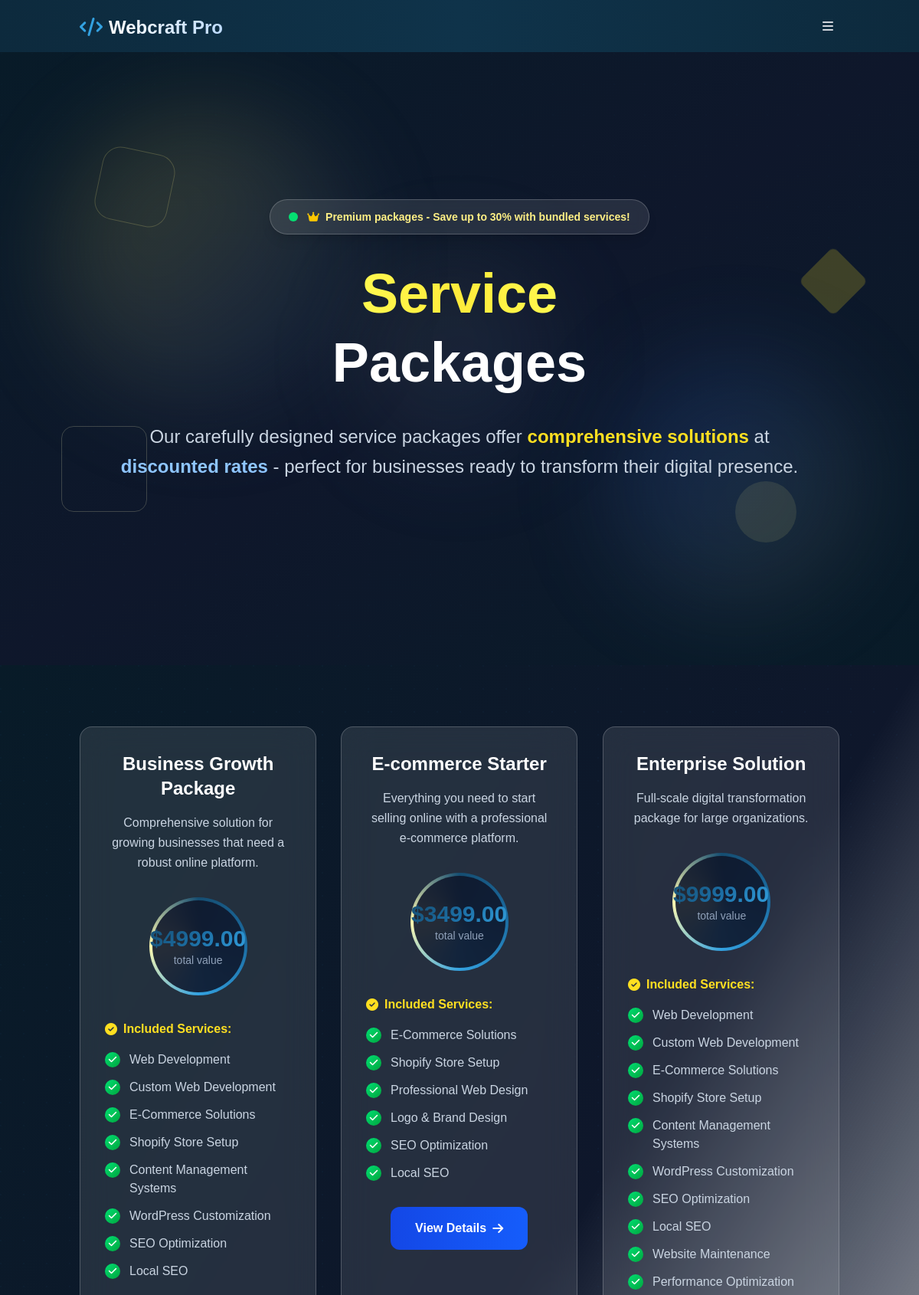
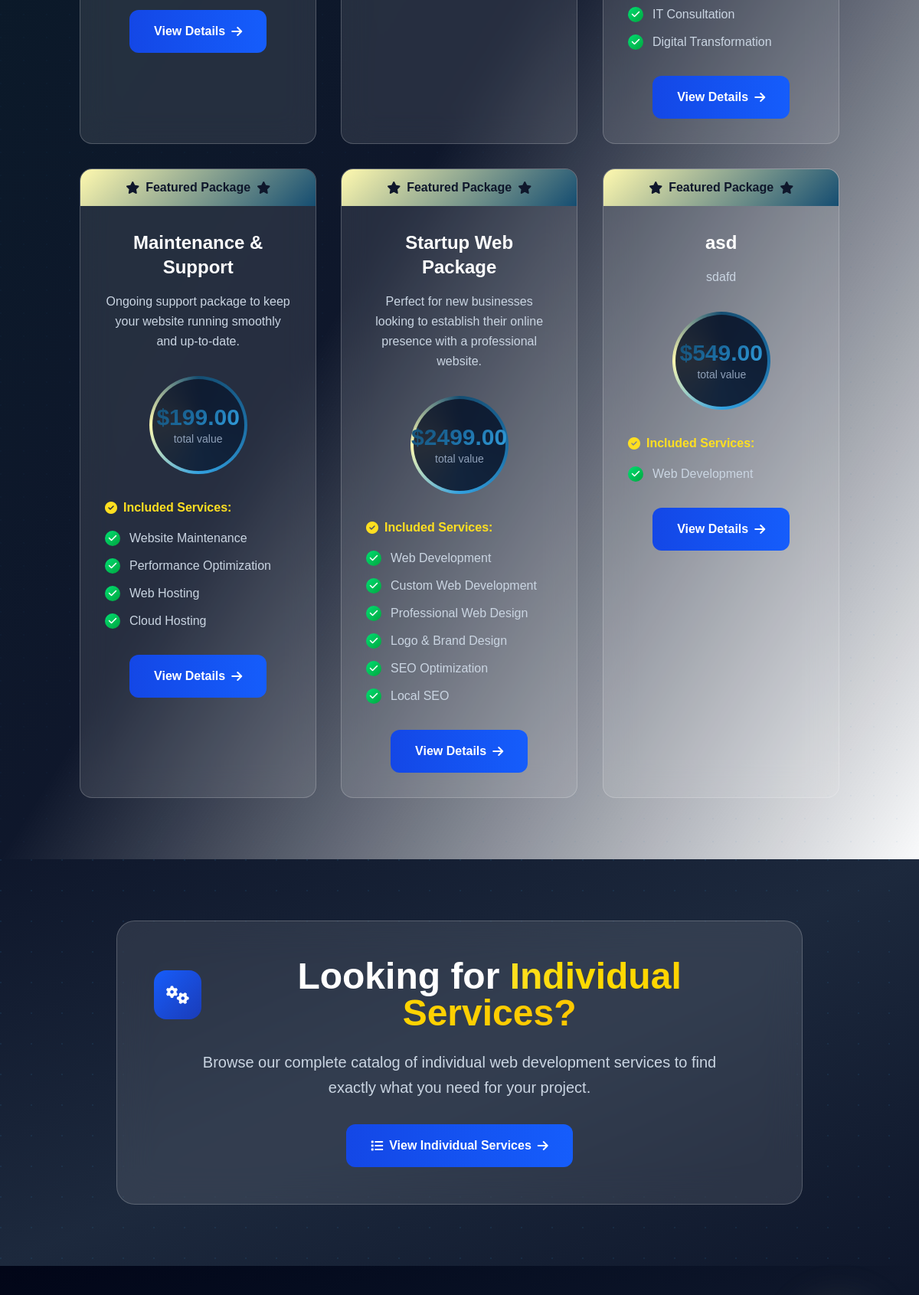
The app's page /services/packages/ (signed in, upper part) with its own data (2 pictures, top to bottom).
### services/models.py (models this page shows, shortened)
class ServicePackage(models.Model):
    name = models.CharField(max_length=255)
    slug = models.SlugField(unique=True, blank=True)
    description = models.TextField()
    price = models.DecimalField(max_digits=10, decimal_places=2)
    services = models.ManyToManyField(Service, through='PackageService')
    is_featured = models.BooleanField(default=False)
    is_active = models.BooleanField(default=True)
    display_order = models.PositiveIntegerField(default=0)
    created_at = models.DateTimeField(auto_now_add=True)
    updated_at = models.DateTimeField(auto_now=True)
    class Meta:
        ordering = ['display_order', 'name']

class PackageService(models.Model):
    package = models.ForeignKey(ServicePackage, on_delete=models.CASCADE)
    service = models.ForeignKey(Service, on_delete=models.CASCADE)
    custom_description = models.TextField(blank=True, null=True)

class Service(models.Model):
    SERVICE_CATEGORY_CHOICES = [
        ('web_development', 'Web Development'),
        ('web_design', 'Web Design'),
        ('ecommerce', 'E-Commerce Solutions'),
        ('cms', 'Content Management Systems'),
        ('seo', 'Search Engine Optimization'),
        ('maintenance', 'Website Maintenance'),
        ('hosting', 'Web Hosting'),
        ('consultation', 'IT Consultation'),
    ]
    name = models.CharField(max_length=255)
    slug = models.SlugField(unique=True, blank=True)
    category = models.CharField(max_length=50, choices=SERVICE_CATEGORY_CHOICES)
    short_description = models.CharField(max_length=255)
    description = models.TextField()
    base_price = models.DecimalField(max_digits=10, decimal_places=2)
    is_recurring = models.BooleanField(default=False)
    recurring_period = models.CharField(max_length=20, blank=True, null=True,
                                       choices=[('monthly', 'Monthly'), ('yearly', 'Yearly')])
    icon = models.CharField(max_length=50, blank=True, null=True, help_text="Font Awesome icon name")
    image = models.ImageField(upload_to='services/', blank=True, null=True)
    features = models.TextField(blank=True, null=True, help_text="Enter features separated by new lines")
    is_featured = models.BooleanField(default=False)
    is_active = models.BooleanField(default=True)
    display_order = models.PositiveIntegerField(default=0)
    created_at = models.DateTimeField(auto_now_add=True)
    updated_at = models.DateTimeField(auto_now=True)
    class Meta:
        ordering = ['display_order', 'name']

### services/views.py (the view)
# urls.py: path('packages/', views.package_list, name='package_list'),
def package_list(request):
    packages = ServicePackage.objects.filter(is_active=True).order_by('display_order', 'name')
    context = {
        'packages': packages,
    }
    return render(request, 'services/package_list.html', context)

### core/context_processors.py (called while the page is built)
def site_settings(request):
    site_setting = SiteSetting.objects.first()
    if site_setting:
        return {
            "site_name": site_setting.site_name,
            "facebook": site_setting.facebook,
            "twitter": site_setting.twitter,
            "instagram": site_setting.instagram,
            "linkedin": site_setting.linkedin,
            "mail": site_setting.contact_email,
            "tel": site_setting.contact_phone,
            "address": site_setting.address,
            "logo": site_setting.logo,
            "about": site_setting.about,
        }
    return {}

### templates/services/package_list.html (shortened to what this page needs)
{% extends 'base.html' %}
{% load static %}
{% block extra_css %}
<link href="https://unpkg.com/aos@2.3.1/dist/aos.css" rel="stylesheet">
{% endblock %}
{% block content %}
<section class="relative overflow-hidden min-h-screen flex items-center bg-gradient-to-br from-primary-950 via-slate-900 to-primary-950">
  <div class="absolute inset-0 overflow-hidden pointer-events-none">
    <div class="absolute top-20 left-20 w-96 h-96 bg-gradient-to-br from-yellow-300/20 to-blue-800/10 rounded-full blur-3xl animate-float"></div>
    <div class="absolute bottom-20 right-20 w-80 h-80 bg-gradient-to-br from-blue-700/20 to-yellow-200/10 rounded-full blur-3xl animate-float" style="animation-delay: 8s;"></div>
    <div class="absolute top-1/2 left-1/2 transform -translate-x-1/2 -translate-y-1/2 w-64 h-64 bg-gradient-to-br from-yellow-200/10 to-blue-800/10 rounded-full blur-3xl animate-float" style="animation-delay: 4s;"></div>
  </div>
  <div class="absolute inset-0 opacity-5">
    <div class="absolute inset-0" style="background-image: radial-gradient(circle at 2px 2px, #154D71 1px, transparent 0); background-size: 40px 40px;"></div>
  </div>
  <div class="absolute inset-0 overflow-hidden pointer-events-none">
    <div class="absolute top-32 left-32 w-24 h-24 border border-yellow-200/20 rounded-3xl rotate-12 animate-float"></div>
    <div class="absolute bottom-40 right-40 w-20 h-20 bg-yellow-200/10 rounded-full animate-float" style="animation-delay: 6s;"></div>
    <div class="absolute top-1/3 right-20 w-16 h-16 bg-yellow-300/20 rounded-lg rotate-45 animate-float" style="animation-delay: 10s;"></div>
    <div class="absolute bottom-1/4 left-20 w-28 h-28 border border-yellow-100/20 rounded-2xl animate-float" style="animation-delay: 14s;"></div>
  </div>
  <div class="container mx-auto px-4 text-center relative z-10">
    <div class="inline-flex items-center px-6 py-3 bg-white/10 backdrop-blur-sm rounded-full text-sm font-semibold text-yellow-200 mb-8 shadow-lg border border-white/20" data-aos="fade-down">
      <div class="w-3 h-3 bg-green-400 rounded-full mr-3 animate-pulse"></div>
      <i class="fas fa-crown mr-2 text-yellow-400"></i>
      Premium packages - Save up to 30% with bundled services!
    </div>
    <h1 class="text-5xl md:text-6xl lg:text-7xl font-extrabold mb-8 leading-tight" data-aos="fade-up" data-aos-delay="200">
      <span class="bg-gradient-to-r from-yellow-300 via-yellow-100 to-yellow-400 bg-clip-text text-transparent" style="background: linear-gradient(to right, #FFF94F, #FFEB3B, #FFF94F); -webkit-background-clip: text; -webkit-text-fill-color: transparent; background-clip: text;">
      </span>
      <br>
      <span class="text-white">Packages</span>
    </h1>
    <p class="text-xl md:text-2xl text-slate-300 max-w-4xl mx-auto leading-relaxed mb-12" data-aos="fade-up" data-aos-delay="400">
      Our carefully designed service packages offer
      <span class="text-yellow-300 font-semibold">comprehensive solutions</span>
      at <span class="text-blue-300 font-semibold">discounted rates</span> -
      perfect for businesses ready to transform their digital presence.
    </p>
  </div>
</section>
<section class="py-20 bg-gradient-to-br from-primary-950 via-slate-900 to-primary -950 relative">
    <div class="absolute inset-0 opacity-5" style="background-image: radial-gradient(circle at 1px 1px, #1C6EA4 1px, transparent 0); background-size: 30px 30px;"></div>
    <div class="container mx-auto px-4 relative z-10">
        {% if packages %}
            <div class="grid grid-cols-1 md:grid-cols-2 lg:grid-cols-3 gap-8 max-w-7xl mx-auto">
                {% for package in packages %}
                    <div class="package-card rounded-2xl overflow-hidden relative group" data-aos="fade-up" data-aos-delay="{% cycle '100' '200' '300' %}">
                        {% if package.is_featured %}
                            <div class="featured-badge text-slate-900 text-center py-3 font-bold relative overflow-hidden">
                                <span class="relative z-10 flex items-center justify-center gap-2">
                                    <i class="fas fa-star"></i>
                                    Featured Package
                                    <i class="fas fa-star"></i>
                                </span>
                            </div>
                        {% endif %}
                        <div class="p-8 text-white">
                            <div class="text-center mb-8">
                                <h3 class="text-2xl font-bold mb-4 group-hover:text-yellow-300 transition-colors duration-300">{{ package.name }}</h3>
                                <p class="text-slate-300 leading-relaxed">{{ package.description|truncatewords:30 }}</p>
                            </div>
                            <div class="flex justify-center mb-8">
                                <div class="price-circle w-32 h-32 rounded-full flex items-center justify-center p-1">
                                    <div class="bg-slate-900/90 w-full h-full rounded-full flex flex-col items-center justify-center backdrop-blur-sm">
                                        <span class="text-3xl font-bold gradient-text">${{ package.price }}</span>
                                        <span class="text-sm text-slate-400">total value</span>
                                    </div>
                                </div>
                            </div>
                            <div class="mb-8">
                                <h4 class="font-bold text-yellow-300 mb-4 flex items-center gap-2">
                                    <i class="fas fa-check-circle"></i>
                                    Included Services:
                                </h4>
                                <ul class="space-y-3">
                                    {% for ps in package.packageservice_set.all %}
                                        <li class="flex items-start group-hover:text-slate-200 transition-colors duration-300">
                                            <div class="w-5 h-5 bg-gradient-to-br from-green-400 to-green-600 rounded-full flex items-center justify-center mr-3 mt-0.5 flex-shrink-0">
                                                <i class="fas fa-check text-white text-xs"></i>
                                            </div>
                                            <span class="text-slate-300">{{ ps.service.name }}</span>
                                        </li>
                                    {% endfor %}
                                </ul>
                            </div>
                            <div class="flex justify-center">
                                <a href="{% url 'services:package_detail' package.slug %}"
                                   class="inline-flex items-center gap-2 bg-gradient-to-r from-blue-700 to-blue-600 hover:from-blue-800 hover:to-blue-700 text-white font-bold py-4 px-8 rounded-xl transition-all duration-300 transform hover:scale-105 hover:shadow-lg hover:shadow-blue-500/25 relative overflow-hidden group">
                                    <span class="relative z-10">View Details</span>
                                    <i class="fas fa-arrow-right relative z-10 group-hover:translate-x-1 transition-transform duration-300"></i>
                                </a>
                            </div>
                        </div>
                    </div>
                {% endfor %}
            </div>
        {% endif %}
    </div>
</section>
<section class="py-20 bg-gradient-to-br from-slate-900 via-slate-800 to-slate-900 relative">
    <div class="container mx-auto px-4 text-center relative z-10">
        <div class="bg-white/10 backdrop-blur-xl border border-white/20 rounded-3xl p-12 max-w-4xl mx-auto" data-aos="fade-up">
            <div class="flex items-center justify-center mb-6">
                <div class="w-16 h-16 bg-gradient-to-br from-blue-600 to-blue-800 rounded-2xl flex items-center justify-center mr-4">
                    <i class="fas fa-cogs text-white text-2xl"></i>
                </div>
                <h2 class="text-4xl md:text-5xl font-bold text-white">
                    Looking for
                    <span class="bg-gradient-to-r from-yellow-300 to-yellow-400 bg-clip-text text-transparent">
                    </span>
                </h2>
            </div>
            <p class="text-xl text-slate-300 mb-8 max-w-2xl mx-auto leading-relaxed">
                Browse our complete catalog of individual web development services to find exactly what you need for your project.
            </p>
            <a href="{% url 'services:list' %}"
               class="inline-flex items-center gap-2 bg-gradient-to-r from-blue-700 to-blue-600 hover:from-blue-800 hover:to-blue-700 text-white font-bold py-4 px-8 rounded-xl transition-all duration-300 transform hover:scale-105 hover:shadow-lg hover:shadow-blue-500/25 relative overflow-hidden group">
                <i class="fas fa-list relative z-10"></i>
                <span class="relative z-10">View Individual Services</span>
                <i class="fas fa-arrow-right relative z-10 group-hover:translate-x-1 transition-transform duration-300"></i>
            </a>
        </div>
    </div>
</section>
<section class="py-20 bg-gradient-to-br from-slate-950 via-slate-900 to-slate-950 relative">
    <div class="absolute inset-0 pointer-events-none">
    </div>
</section>
{% endblock %}

### templates/services/package_list.html (style rules this page uses)
.animate-float { animation: float 6s ease-in-out infinite; }
.package-card { background: rgba(255, 255, 255, 0.1); backdrop-filter: blur(20px); border: 1px solid rgba(255, 255, 255, 0.2); transition: all 0.4s cubic-bezier(0.175, 0.885, 0.32, 1.275); }
.featured-badge { background: linear-gradient(135deg, #FFF9AF, #154D71); animation: gradientShift 4s ease infinite; }
.gradient-text { background: linear-gradient(135deg, #154D71, #1C6EA4, #33A1E0); -webkit-background-clip: text; -webkit-text-fill-color: transparent; background-clip: text; }
.price-circle { background: conic-gradient(from 0deg, #154D71, #1C6EA4, #33A1E0, #FFF9AF, #154D71); }

### records on screen
ServicePackage: name "Business Growth Package", description "Comprehensive solution for growing businesses that need a robust online platform.", price "4999.00"
PackageService: service.name "Web Development"
PackageService: service.name "Custom Web Development"
PackageService: service.name "E-Commerce Solutions"
PackageService: service.name "Shopify Store Setup"
PackageService: service.name "Content Management Systems"
PackageService: service.name "WordPress Customization"
PackageService: service.name "SEO Optimization"
PackageService: service.name "Local SEO"
ServicePackage: name "E-commerce Starter", description "Everything you need to start selling online with a professional e-commerce platform.", price "3499.00"
PackageService: service.name "E-Commerce Solutions"
PackageService: service.name "Shopify Store Setup"
PackageService: service.name "Professional Web Design"
PackageService: service.name "Logo & Brand Design"
PackageService: service.name "SEO Optimization"
PackageService: service.name "Local SEO"
ServicePackage: name "Enterprise Solution", description "Full-scale digital transformation package for large organizations.", price "9999.00"
PackageService: service.name "Web Development"
PackageService: service.name "Custom Web Development"
PackageService: service.name "E-Commerce Solutions"
PackageService: service.name "Shopify Store Setup"
PackageService: service.name "Content Management Systems"
PackageService: service.name "WordPress Customization"
PackageService: service.name "SEO Optimization"
PackageService: service.name "Local SEO"
PackageService: service.name "Website Maintenance"
PackageService: service.name "Performance Optimization"
PackageService: service.name "IT Consultation"
PackageService: service.name "Digital Transformation"
ServicePackage: is_featured True (drawn), name "Maintenance & Support", description "Ongoing support package to keep your website running smoothly and up-to-date.", price "199.00"
PackageService: service.name "Website Maintenance"
PackageService: service.name "Performance Optimization"
PackageService: service.name "Web Hosting"
PackageService: service.name "Cloud Hosting"
ServicePackage: is_featured True (drawn), name "Startup Web Package", description "Perfect for new businesses looking to establish their online presence with a professional website.", price "2499.00"
PackageService: service.name "Web Development"
PackageService: service.name "Custom Web Development"
PackageService: service.name "Professional Web Design"
PackageService: service.name "Logo & Brand Design"
PackageService: service.name "SEO Optimization"
PackageService: service.name "Local SEO"
ServicePackage: is_featured True (drawn), name "asd", description "sdafd", price "549.00"
PackageService: service.name "Web Development"
